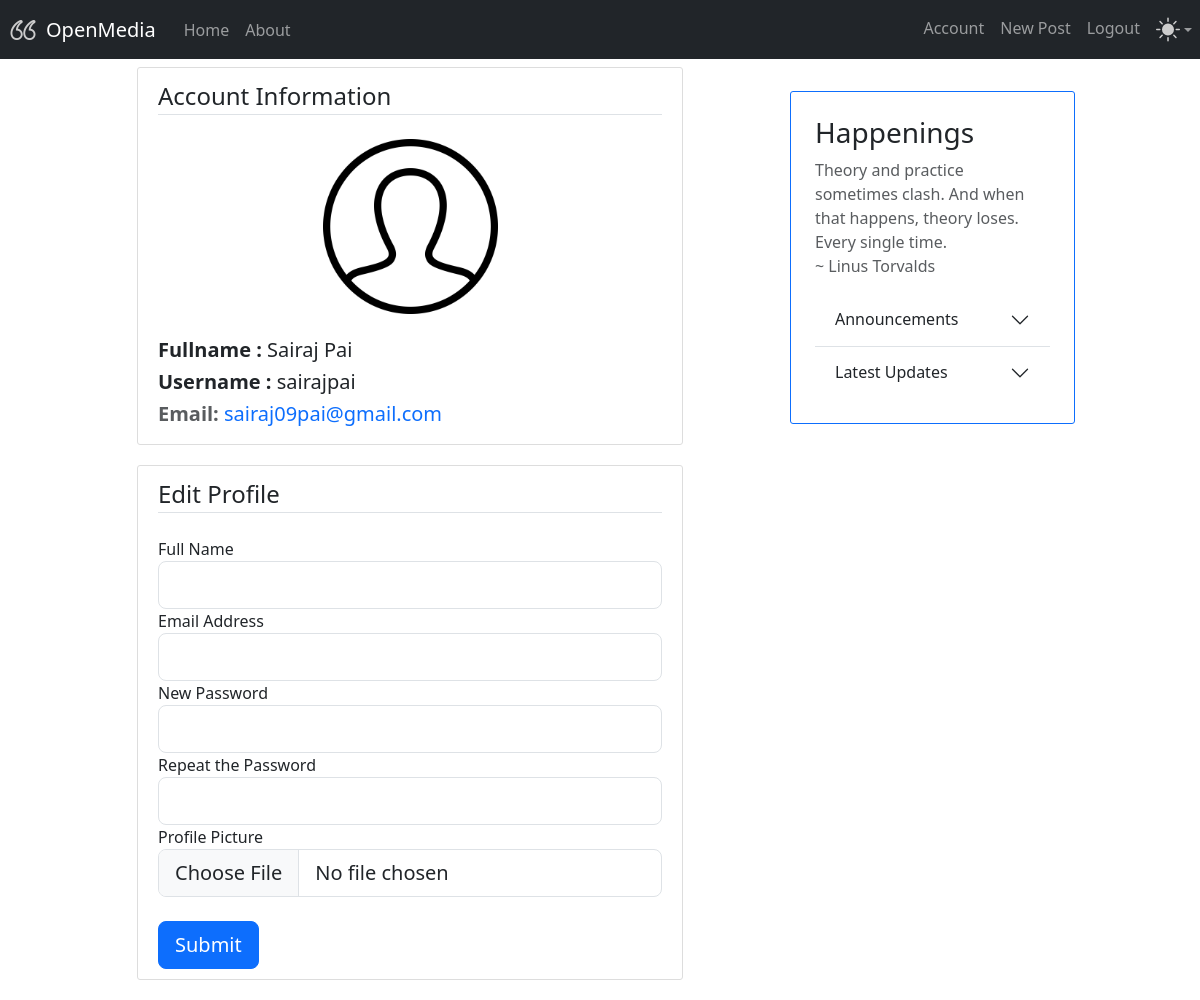
Before: /account (signed in) with the older database file.
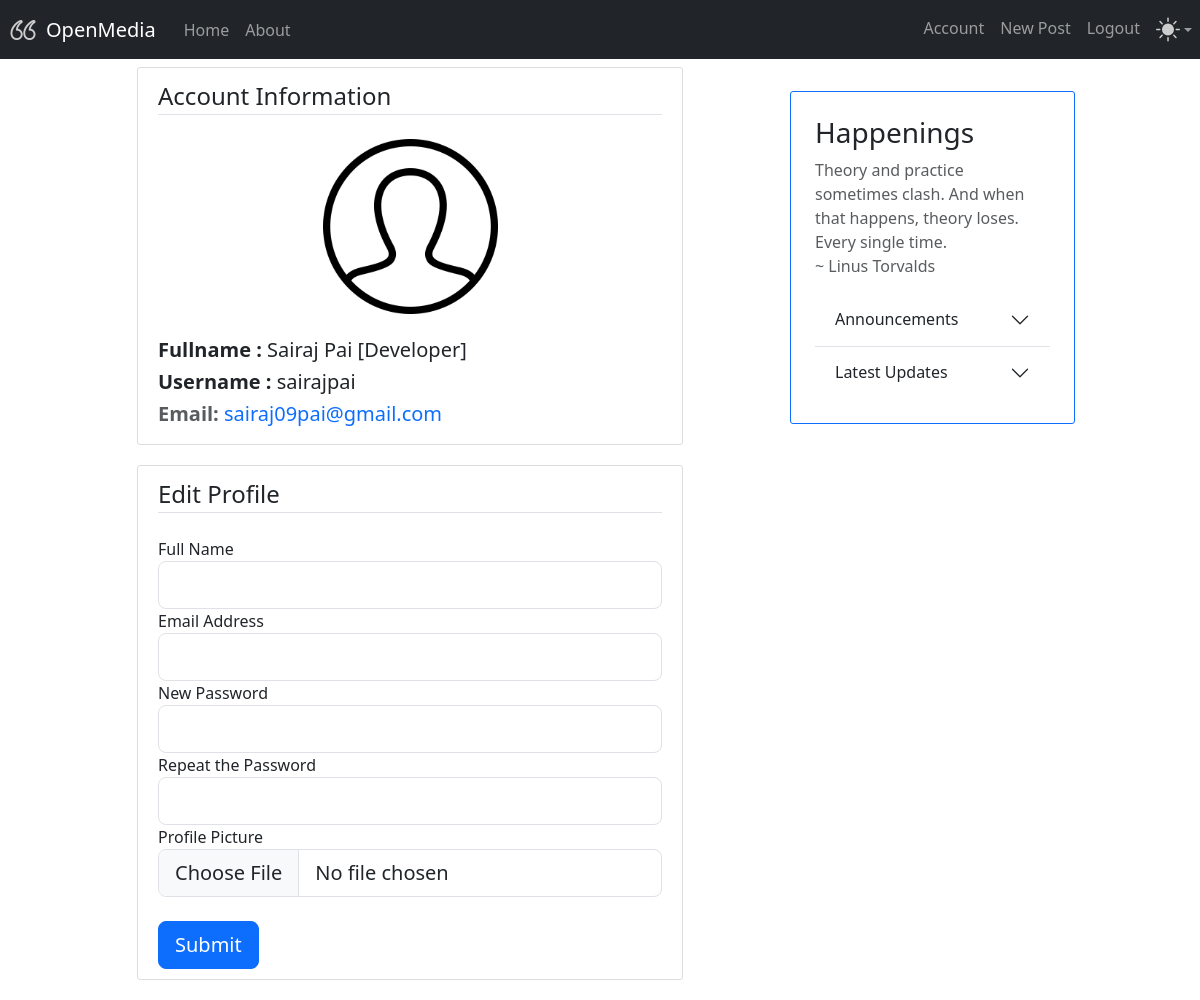
After: the same page with the newer database file.
### models.py (models this page shows, shortened)
class Base(DeclarativeBase): # pylint: disable=too-few-public-methods
    pass

class User(Base, UserMixin): # pylint: disable=too-few-public-methods
    __tablename__ = "user_account"
    username: Mapped[str] = mapped_column(String(30), primary_key=True)
    fullname: Mapped[str] = mapped_column(String(50), nullable=False)
    email: Mapped[str] = mapped_column(String(256), nullable=False, unique=True)
    password: Mapped[str] = mapped_column(String(300), nullable=False)
    profile_pic_url: Mapped[Optional[str]] = mapped_column(String(400), default="user.png")
    posts: Mapped[List["Posts"]] = relationship(back_populates="owner")

### app.py (the view, shortened to what this page needs)
@app.route("/account", methods=['GET', 'POST'])
@login_required
def account():
    image_file = url_for('static', filename = current_user.profile_pic_url)
    user=current_user
    form = EditProfileForm()
    return render_template('account.html', title='Your Account', form=form,user=user, profile_pic_url= image_file)

### form.py (shortened to what this page needs)
class EditProfileForm(FlaskForm):
    fullname = StringField('Full Name', validators=[Length(min=0, max=140)])
    submit = SubmitField('Submit')
    email = EmailField('Email Address', validators=[validators.Optional(),Email()])
    password = PasswordField('New Password', validators=[])
    confirm_password = PasswordField("Repeat the Password", validators=[EqualTo('password')])
    photo = FileField("Profile Picture", validators=[validators.Optional(),
                                           FileAllowed(['jpg', 'jpeg', 'png'], 'Please choose jpg or png!'),
                                           FileSize(max_size=2 * 1024 * 1024, message="File must be under 2MB")
                                           ])

### app.py (called while the page is built)
@login_manager.user_loader
def load_user(user_id):
    return db.session.execute(db.select(User).where(User.username == user_id)).scalar_one_or_none()

### templates/account.html (shortened to what this page needs)
{% extends "layout.html" %}
{% block content %}
    <div class="content-section">
            <legend class="border-bottom mb-4"> Account Information </legend>
                <div class="text-center mb-4 mt-2">
                    {% if current_user.profile_pic_url == "user.png" %}
                        <img src="{{ url_for('static', filename='user.png') }}" class="invertOnDark" alt="{{ current_user.fullname }} profile picture." width="175px">
                    {% else %}
                        <img src="{{ current_user.profile_pic_url }}" class="rounded-circle" alt="{{ current_user.fullname }} profile picture." width="175px">
                    {% endif %}
                </div>
                <h5 class="account-heading"><strong>Fullname : </strong>  {{ current_user.fullname }}</h5>
                <h5 class="account-heading"><strong>Username : </strong> {{ current_user.username }}</h5>
                <h5 class="secondary text-muted"><strong> Email: </strong><span class="text-primary">{{ current_user.email }}</span></h5>
    </div>
<form method="POST" action="" enctype="multipart/form-data">
    <div class="content-section">
        <legend class="border-bottom mb-4"> Edit Profile </legend>
            <div class="form-group">
                {{ form.fullname.label(class="form-control-label") }}
                {% if form.fullname.errors %}
                    {{ form.fullname(class="form-control form-control-lg is-invalid") }}
                    <div class="invalid-feedback">
                        {% for error in form.fullname.errors %}
                            <span>{{ error }}</span>
                        {% endfor %}
                    </div>
                {% else %}
                    {{ form.fullname(class="form-control form-control-lg") }}
                {% endif %}
            </div>
            <div class="form-group">
                {{ form.email.label(class="form-control-label") }}
                {% if form.email.errors %}
                    {{ form.email(class="form-control form-control-lg is-invalid") }}
                    <div class="invalid-feedback">
                        {% for error in form.email.errors %}
                            <span>{{ error }}</span>
                        {% endfor %}
                    </div>
                {% else %}
                    {{ form.email(class="form-control form-control-lg") }}
                {% endif %}
            </div>
            <div class="form-group">
                {{ form.password.label(class="form-control-label") }}
                {% if form.password.errors %}
                    {{ form.password(class="form-control form-control-lg is-invalid") }}
                    <div class="invalid-feedback">
                        {% for error in form.password.errors %}
                            <span>{{ error }}</span>
                        {% endfor %}
                    </div>
                {% else %}
                    {{ form.password(class="form-control form-control-lg") }}
                {% endif %}
            </div>
            <div class="form-group">
                {{ form.confirm_password.label(class="form-control-label") }}
                {% if form.confirm_password.errors %}
                    {{ form.confirm_password(class="form-control form-control-lg is-invalid") }}
                    <div class="invalid-feedback">
                        {% for error in form.confirm_password.errors %}
                            <span>{{ error }}</span>
                        {% endfor %}
                    </div>
                {% else %}
                    {{ form.confirm_password(class="form-control form-control-lg") }}
                {% endif %}
            </div>
            <div class="form-group">
                {{ form.photo.label(class="form-control-label") }}
                {% if form.photo.errors %}
                    {{ form.photo(class="form-control form-control-lg is-invalid") }}
                    <div class="invalid-feedback">
                        {% for error in form.photo.errors %}
                            <span>{{ error }}</span>
                        {% endfor %}
                    </div>
                {% else %}
                    {{ form.photo(class="form-control form-control-lg") }}
                {% endif %}
            </div>
            <br>
            <div class="form-group">
                {{ form.submit(class="btn btn-primary btn-lg btn-block") }}
            </div>
    </div>
</form>
{% endblock %}

### templates/layout.html (shortened to what this page needs)
<!DOCTYPE html>
<html lang="en">
<head>
    <link href="https://cdn.jsdelivr.net/npm/bootstrap@5.3.3/dist/css/bootstrap.min.css" rel="stylesheet">
    <link rel="stylesheet" type="text/css" href="{{ url_for('static', filename='main.css') }}">
</head>
<body>
    <nav class="navbar navbar-expand-md navbar-dark bg-dark mb-2">
         <img src="{{ url_for('static', filename='icon.png') }}" width="30" height="30" class="d-inline-block align-top me-2 ms-2 invert" alt="App Icon" onclick="location.href='{{ url_for('home') }}';">
        <a class="navbar-brand mx-auto" href="{{ url_for('home') }}"> OpenMedia </a>
        <div class="collapse navbar-collapse" id="navbarNav">
            <ul class="navbar-nav">
                <li class="nav-item active">
                    <a class="nav-link" href="{{ url_for('home') }}">Home </a>
                </li>
                <li class="nav-item">
                    <a class="nav-link" href="{{ url_for('about') }}">About</a>
                </li>
            </ul>
            <ul class="navbar-nav ms-auto">
                {% if not current_user.is_authenticated %}
                    <li class="nav-item">
                        <a class="nav-link" href="{{ url_for('login') }}">Login</a>
                    </li>
                    <li class="nav-item">
                        <a class="nav-link" href="{{ url_for('register') }}">Register</a>
                    </li>
                {% else %}
                    <li class="nav-item">
                        <a class="nav-link" href="{{ url_for('account') }}">Account</a>
                    </li>
                    <li class="nav-item">
                        <a class="nav-link" href="{{ url_for('new_post') }}">New Post</a>
                    </li>
                    <li class="nav-item">
                        <a class="nav-link" href="{{ url_for('logout') }}">Logout</a>
                    </li>
                {% endif %}
                <li class='nav-item dropdown bg-dark'>
                    <button aria-expanded='false' class='btn btn-link nav-link py-2 px-0 px-lg-2 dropdown-toggle d-flex align-items-center' data-bs-toggle='dropdown' type='button'>
                        <img id = "theme-icon" class="invert" src="{{ url_for('static', filename='sun.svg') }}"> </img>
                    </button>
                </li>
            </ul>
        </div>
    </nav>
    <div class="container">
        <div class="row align-items-start">
            <div class="col-md-6 offset-md-1 col-12">
                {% block content %}
                {% endblock %}
            </div>
            <div class="col-md-3 offset-md-1 col-10 offset-1 p-4 mt-4 border border-primary content-section">
                <div class="sidebar">
                    <h3>Happenings</h3>
                    <p class='text-muted'>Theory and practice sometimes clash. And when that happens, theory loses.
Every single time. <br> ~ Linus Torvalds</p>
                    <div class="accordion accordion-flush" id="accordionFlushExample">
                        <div class="accordion-item">
                            <h2 class="accordion-header" id="flush-headingOne">
                                <button class="accordion-button collapsed" type="button" data-bs-toggle="collapse" data-bs-target="#flush-collapseOne" aria-expanded="false" aria-controls="flush-collapseOne">
                                    Announcements
                                </button>
                            </h2>
                        </div>
                        <div class="accordion-item">
                            <h2 class="accordion-header" id="flush-headingTwo">
                                <button class="accordion-button collapsed" type="button" data-bs-toggle="collapse" data-bs-target="#flush-collapseTwo" aria-expanded="false" aria-controls="flush-collapseTwo">
                                    Latest Updates
                                </button>
                            </h2>
                        </div>
                    </div>
                </div>
            </div>
        </div>
    </div>
</body>
</html>

### static/main.css (style rules this page uses)
.content-section { padding: 10px 20px; border: 1px solid #dddddd; border-radius: 8px; margin-bottom: 20px; }
#navbarNav { padding-left: 20px; }
.content-section { padding: 10px 20px; border: 1px solid #dddddd; border-radius: 3px; margin-bottom: 20px; }
.invert { filter: invert(80%); }

Changed rows visible on the page:
changed User "sairajpai": fullname "Sairaj Pai" → "Sairaj Pai [Developer]"
